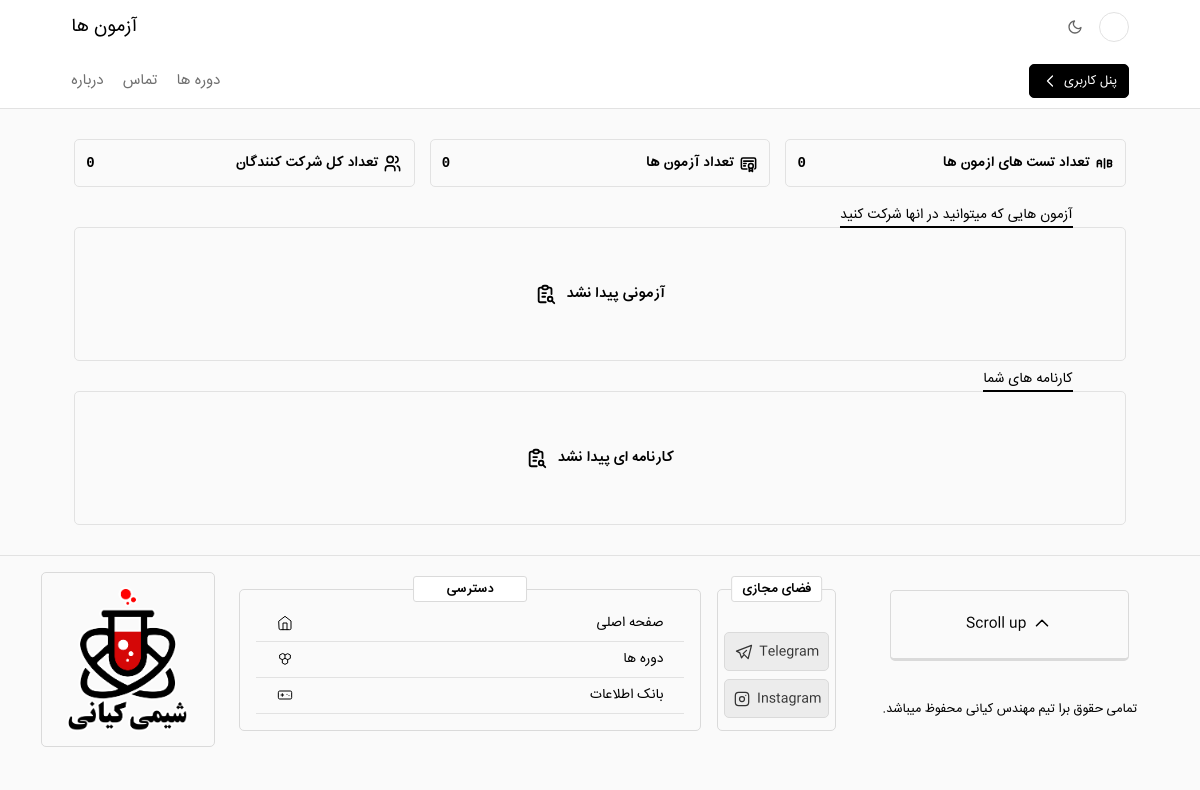
Before: /exam/ (signed in) with the older database file.
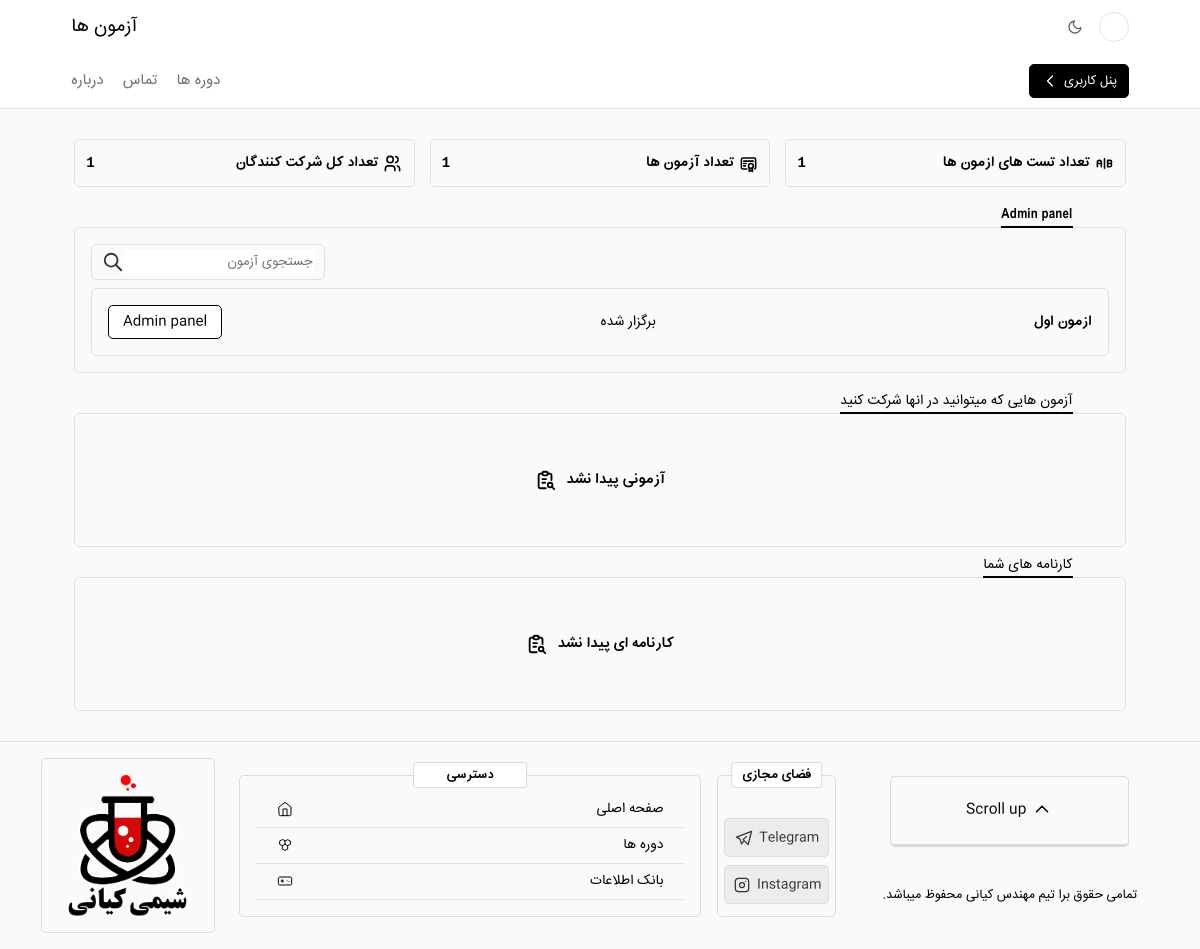
After: the same page with the newer database file.
### exam/models.py (models this page shows, shortened)
class Exam(models.Model):
    grad = [('دهم','دهم'),('یازدهم','یازدهم'),('دوازدهم','دوازدهم'),('فارغ التحصیل','فارغ التحصیل')]
    subjec = [('اول','فصل اول'),('دوم','فصل دوم'),('سوم','فصل سوم'), ('چهارم', 'فصل چهارم')]
    name = models.CharField(max_length=16)
    grade = models.CharField(max_length=16,choices=grad,null=True)
    unit = models.CharField(max_length=16,choices=subjec, null=True)
    time = models.IntegerField(default=40)
    date = models.CharField(max_length=48, default='')
    startTime = models.TimeField(default=timezone.now)
    endTime = models.TimeField(default=timezone.now)
    plans = models.ManyToManyField(Plan)
    status = models.CharField(default='None', max_length=16)
    Stime = models.CharField(max_length=254,default='',blank=True)

### exam/views.py (the view)
# urls.py: path('exam/', exam_views.exam,name='exam'),
@login_required
def exam(request):
    context = {'title':'Exams','HT':'آزمون ها'}
    Exams = Exam.objects.all()
    allExams = []
    AvailableExams = []
    DuringExams = []
    ResultExams = []
    for exam in Exams:
        if exam.status == 'Started':
            allExams.append({
                'exam':exam,
                'status':'در حال اجرا ...',
            })
            try:
                examDuring = ExamAir.objects.get(Exam_related = exam)
                key = examDuring.key.split(',')
                counter = 0
                for item in key:
                    if item != '0':
                        counter += 1
                progress_percent = int(counter / exam.get_q_l * 100)
                print(progress_percent)
                DuringExams.append({
                    'name':exam.name,
                    'progress':str(progress_percent),
                    'pk':exam.pk
                })
            except:
                try:
                    result = Result.objects.get(participant = request.user, Exam_related= exam)
                    ResultExams.append(result)
                except:
                    AvailableExams.append(exam)
        elif exam.status == 'None':
          allExams.append({
              'exam':exam,
              'status':'برگزار نشده'
          })
        else:
            allExams.append({
                'exam':exam,
                'status':'برگزار شده'
            })
    detail = {}
    detail['examsCount']= Exams.count()
    detail['participantsCount'] = Result.objects.all().count()+ ExamAir.objects.all().count()
    detail['questionsCount']= Question.objects.all().count()
    context['availableExams'] = AvailableExams
    context['DuringExams'] = DuringExams
    context['ResultExams'] = ResultExams
    context['detail'] = detail
    print(detail)
    admi = False
    if request.user.groups.filter(name ='Admin').count()> 0 :
        admi = True
    if admi:
        context['allExams'] = allExams
    context['admi'] = admi
    return render(request,'exam/exam.html',context=context)

### exam/templates/exam/exam.html (shortened to what the changed rows need)
{%extends 'home/base.html'%}
{%load static%}
{%block content%}
<link rel="stylesheet" href="{%static 'css/exam.css'%}">
<main>
    <div class="exam-header">
        <div class="header-item">
            <div class="column-breaker">
                <h2 style="font-family: monospace;">{{detail.participantsCount}}</h2>
                <h2>تعداد کل شرکت کنندگان
                </h2>
            </div>
        </div>
        <div class="header-item">
            <div class="column-breaker">
                <h2 style="font-family: monospace;">{{detail.examsCount}}</h2>
                <h2>تعداد آزمون ها
                </h2>
            </div>
        </div>
        <div class="header-item">
            <div class="column-breaker">
                <h2 style="font-family: monospace;">{{detail.questionsCount}}</h2>
                <h2>تعداد تست های ازمون ها
                </h2>
            </div>
        </div>
    </div>
    {%if admi%}
    <div class="admin-panel">
        <h2>Admin panel</h2>
        <div class="search">
             <input type="text" placeholder="جستجوی آزمون">
        </div>
        {%for exam in allExams%}
        <div class="exam-panel-cont">
            <h3 style="font-family: IRSansB;">{{exam.exam.name}}</h3>
            <h3>{{exam.status}}</h3>
            <a href="/exam/{{exam.exam.name}}/"><button>Admin panel</button></a>
        </div>
        {%endfor%}
    </div>
    {%endif%}
    <div class="exams-available">
        <h2>آزمون هایی که میتوانید در انها شرکت کنید</h2>
    </div>
    <div class="results-container">
        <h2>کارنامه های شما</h2>
    </div>
</main>
{%endblock content%}

Changed rows visible on the page:
added Exam: exam.name "ازمون اول", status "برگزار شده"
Other visible differences:
{{ detail.participantsCount }}: "0" → "1"
{{ detail.examsCount }}: "0" → "1"
{{ detail.questionsCount }}: "0" → "1"
text now shown: "Admin panel"
